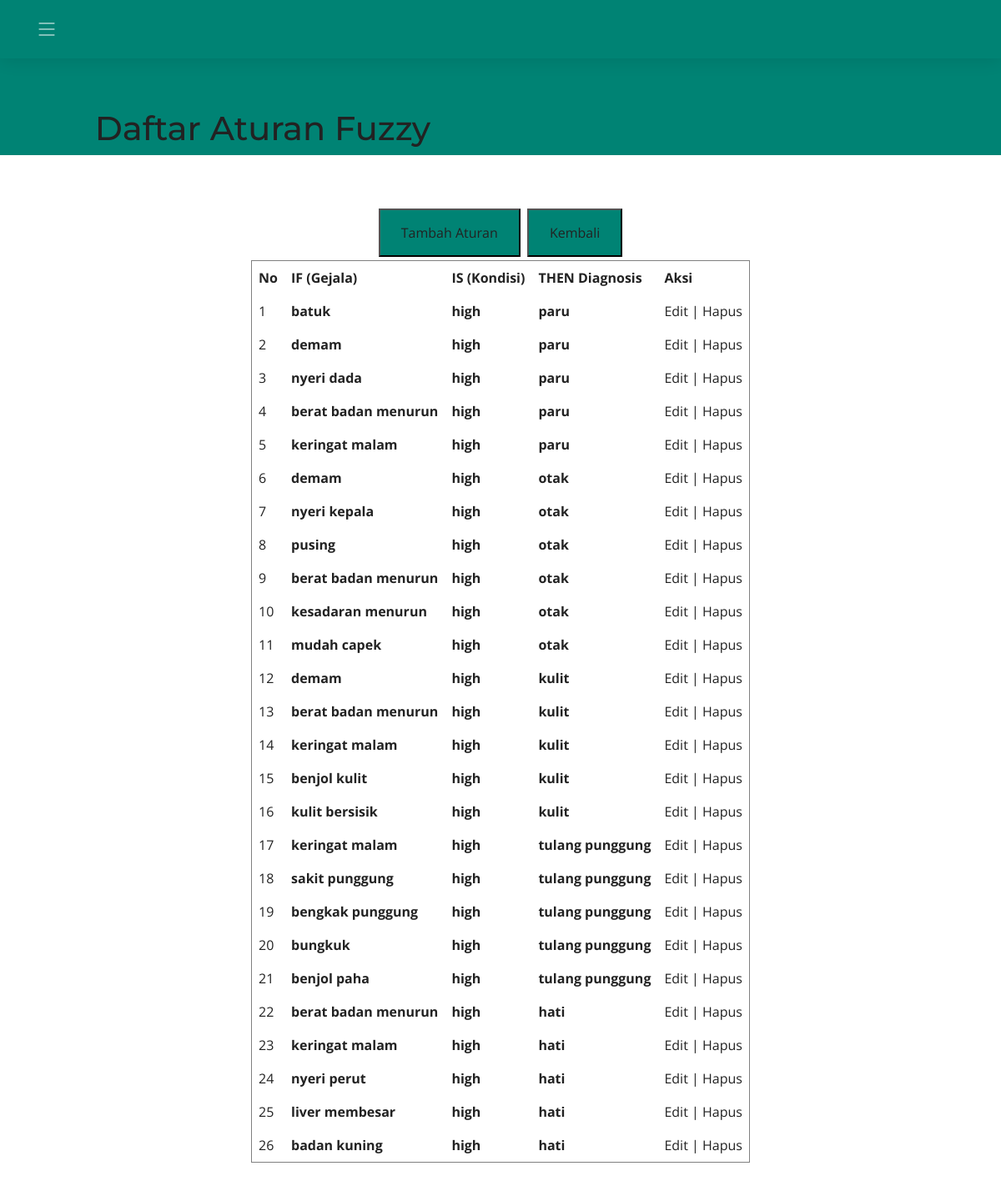
/admin/rules (signed in), run on the app's committed database.
### tables this page shows
CREATE TABLE aturan_fuzzy (
            id INTEGER PRIMARY KEY AUTOINCREMENT,
            gejala TEXT NOT NULL,
            kondisi TEXT NOT NULL,
            diagnosis text NOT NULL
        );

### app.py (the view)
@app.route('/admin/rules')
def admin_list_rules():
    if 'admin_id' not in session:
        return redirect(url_for('admin_login'))
    conn = sqlite3.connect('database.db')
    conn.row_factory = sqlite3.Row
    c = conn.cursor()
    c.execute('SELECT * FROM aturan_fuzzy')
    rules = c.fetchall()
    conn.close()
    return render_template('admin/admin_list_rules.html', rules=rules)

### templates/admin/admin_list_rules.html (shortened to what this page needs)
<!DOCTYPE html>
<html lang="en">
<head>
<link href="{{ url_for('static', filename='vendor/bootstrap/css/bootstrap.min.css') }}" rel="stylesheet">
<link href="{{ url_for('static', filename='vendor/bootstrap-icons/bootstrap-icons.css') }}" rel="stylesheet">
<link href="{{ url_for('static', filename='vendor/aos/aos.css') }}" rel="stylesheet">
<link href="{{ url_for('static', filename='vendor/glightbox/css/glightbox.min.css') }}" rel="stylesheet">
<link href="{{ url_for('static', filename='vendor/swiper/swiper-bundle.min.css') }}" rel="stylesheet">
  <link rel="stylesheet" href="{{ url_for('static', filename='css/main.css') }}">
</head>
<body>
  <header id="header" class="header d-flex align-items-center">
    <div class="container-fluid container-xl d-flex align-items-center justify-content-between">
      <i class="mobile-nav-toggle mobile-nav-show bi bi-list"></i>
    </div>
  </header>
    <section id="hero" class="hero">
      <div class="container position-relative">
        <div class="row gy-5" data-aos="fade-in">
          <div class="col-lg-6 order-2 order-lg-1 d-flex flex-column justify-content-center text-center text-lg-start">
            <center><h1>Daftar Aturan Fuzzy</h1></center>
          </div>
          <div class="col-lg-6 order-1 order-lg-2">
          </div>
        </div>
      </div>
    </section>
 <main id="main">
<section id="about" class="about">
    <div class="container" data-aos="fade-up">
      <div class="col-lg-8" style="margin: auto;">
            <center><button><a href="{{ url_for('admin_add_rule') }}">Tambah Aturan</a></button>
            <button><a href="{{ url_for('admin_dashboard') }}">Kembali</a></button>
            <table border="1" cellpadding="8" cellspacing="0">
              <thead>
                <tr>
                  <th>No</th>
                  <th>IF (Gejala)</th>
                  <th>IS (Kondisi)</th>
                  <th>THEN Diagnosis</th>
                  <th>Aksi</th>
                </tr>
              </thead>
              <tbody>
                {% for rule in rules %}
                <tr>
                  <td>{{ loop.index }}</td>
                  <td><strong>{{ rule['gejala'] }}</strong></td>
                  <td><strong>{{ rule['kondisi'] }}</strong></td>
                  <td><strong>{{ rule['diagnosis'] }}</strong></td>
                  <td>
                    <a href="{{ url_for('admin_edit_rule', id=rule['id']) }}">Edit</a> |
                    <a href="{{ url_for('admin_delete_rule', id=rule['id']) }}" onclick="return confirm('Yakin ingin menghapus aturan ini?')">Hapus</a>
                  </td>
                </tr>
                {% endfor %}
              </tbody>
            </table></center>
      </div>
    </div>
  </section>
  </main>
</body>
</html>

### static/css/main.css (style rules this page uses)
:root { --font-default: "Open Sans", system-ui, -apple-system, "Segoe UI", Roboto, "Helvetica Neue", Arial, "Noto Sans", "Liberation Sans", sans-serif, "Apple Color Emoji", "Segoe UI Emoji", "Segoe UI Symbol", "Noto Color Emoji"; --font-primary: "Montserrat", sans-serif; --font-secondary: "Poppins", sans-serif; }
:root { --color-default: #222222; --color-primary: #008374; --color-secondary: #f85a40; }
:root { scroll-behavior: smooth; }
body { font-family: var(--font-default); color: var(--color-default); }
a { color: var(--color-default); text-decoration: none; }
h1, h2, h3, h4, h5, h6 { font-family: var(--font-primary); }
section { padding: 60px 0; overflow: hidden; scroll-margin-top: 70px; overflow: clip; }
.header { transition: all 0.5s; z-index: 997; height: 90px; background-color: var(--color-primary); }
.header.sticked { position: fixed; top: 0; right: 0; left: 0; height: 70px; box-shadow: 0px 2px 20px rgba(0, 0, 0, 0.1); }
.sticked-header-offset { margin-top: 70px; }
@media (max-width: 1279px) { .mobile-nav-show { color: rgba(255, 255, 255, 0.6); font-size: 28px; cursor: pointer; line-height: 0; transition: 0.5s; z-index: 9999; margin-right: 10px; } }
.hero { width: 100%; position: relative; background: var(--color-primary); padding: 60px 0 0 0; }
button { background-color: var(--color-primary); color: rgb(255, 255, 255); padding: 15px 25px; text-align: center; text-decoration: none; display: inline-block; font-size: 16px; margin: 4px 2px; cursor: pointer; }

### data on the page
aturan_fuzzy: gejala "batuk", kondisi "high", diagnosis "paru"
aturan_fuzzy: gejala "demam", kondisi "high", diagnosis "paru"
aturan_fuzzy: gejala "nyeri dada", kondisi "high", diagnosis "paru"
aturan_fuzzy: gejala "berat badan menurun", kondisi "high", diagnosis "paru"
aturan_fuzzy: gejala "keringat malam", kondisi "high", diagnosis "paru"
aturan_fuzzy: gejala "demam", kondisi "high", diagnosis "otak"
aturan_fuzzy: gejala "nyeri kepala", kondisi "high", diagnosis "otak"
aturan_fuzzy: gejala "pusing", kondisi "high", diagnosis "otak"
aturan_fuzzy: gejala "berat badan menurun", kondisi "high", diagnosis "otak"
aturan_fuzzy: gejala "kesadaran menurun", kondisi "high", diagnosis "otak"
aturan_fuzzy: gejala "mudah capek", kondisi "high", diagnosis "otak"
aturan_fuzzy: gejala "demam", kondisi "high", diagnosis "kulit"
aturan_fuzzy: gejala "berat badan menurun", kondisi "high", diagnosis "kulit"
aturan_fuzzy: gejala "keringat malam", kondisi "high", diagnosis "kulit"
aturan_fuzzy: gejala "benjol kulit", kondisi "high", diagnosis "kulit"
aturan_fuzzy: gejala "kulit bersisik", kondisi "high", diagnosis "kulit"
aturan_fuzzy: gejala "keringat malam", kondisi "high", diagnosis "tulang punggung"
aturan_fuzzy: gejala "sakit punggung", kondisi "high", diagnosis "tulang punggung"
aturan_fuzzy: gejala "bengkak punggung", kondisi "high", diagnosis "tulang punggung"
aturan_fuzzy: gejala "bungkuk", kondisi "high", diagnosis "tulang punggung"
aturan_fuzzy: gejala "benjol paha", kondisi "high", diagnosis "tulang punggung"
aturan_fuzzy: gejala "berat badan menurun", kondisi "high", diagnosis "hati"
aturan_fuzzy: gejala "keringat malam", kondisi "high", diagnosis "hati"
aturan_fuzzy: gejala "nyeri perut", kondisi "high", diagnosis "hati"
aturan_fuzzy: gejala "liver membesar", kondisi "high", diagnosis "hati"
aturan_fuzzy: gejala "badan kuning", kondisi "high", diagnosis "hati"
